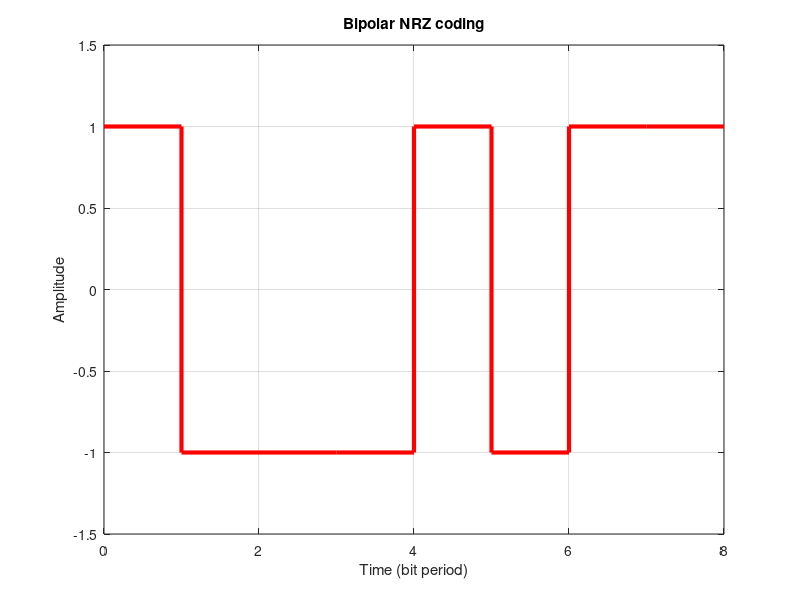

Source code (MATLAB):
clc;
clear all;
close all;
data = [ 0 1 0 0 1 1 1 0 ]
t = 0:1; %time duration of single pulse
digital_signal = []; 
time = [];
sign = 1 %initially, let it be high.
for i = 1:1:numel(data)
    if(data(i)==1)
     %Inverse Signal if it matches previous signal
     sign=-sign
    end
    digital_signal = [digital_signal sign*ones(1,length(t)) ];
    time = [time t]; 
    t = t + 1;
end
 % Plot the Digital Signal
 
plot(time,digital_signal,'r','LineWidth',3); 
xlabel('Time (bit period)'); 
ylabel('Amplitude'); title('Bipolar NRZ coding'); 
axis([0 time(end) -1.5 1.5]); 
grid on;

